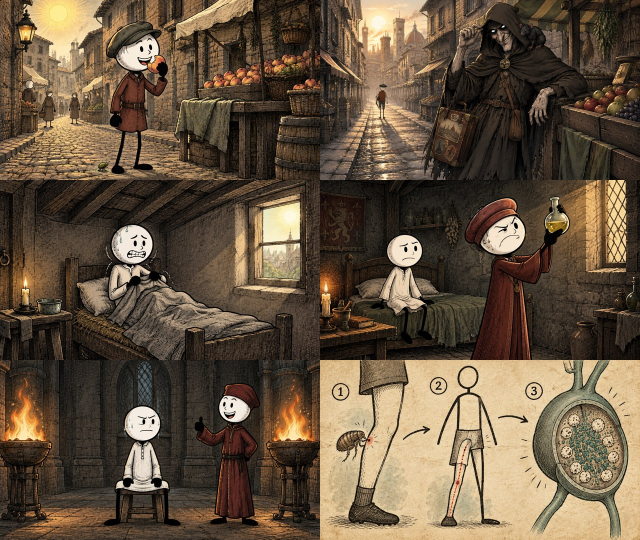
#> input picture channel/diseases/whatif02_plague/style_test_v2.jpg, 1280 x 1080 px (shown at 1/2 size)
$ python -i make_thumbs_v5.py   (imports and definitions only)
#> lines starting #> are read from the running program, lines starting #| are printed output that depends on the picture
"""Обложки v5 — новый формат для длинных роликов: фото, без Михалыча и без рисованного стиля канала.

Пользователь (11 нояб): «У нас обложки не вытягивают. Может вообще поменять формат — сделать без Михалыча и нашего
стиля. Попробуй для воды и жигулей».
Формат:
  - база — фотореалистичный кадр (gpt_image_2_5 medium, 2k): один крупный предмет-крючок или живое лицо с эмоцией,
    предмет заполняет кадр, треть кадра спокойная под текст;
  - текст 2–4 слова: узкий Oswald 700 капсом, белое + ключевое слово жёлтым, толстая чёрная обводка и тень;
  - плашки-цифры («40 ЛЕТ» зелёная, «5 ЛЕТ» красная) для сравнений;
  - один красный акцент: стрелка или кружок на главном;
  - цвет сочнее и контрастнее, края темнее; правый нижний угол свободен (счётчик длительности YouTube).

    python3 make_thumbs_v5.py <папка ролика> [имена] → <папка>/thumb/out5/thumb_<имя>.jpg и <папка>/thumb/sheet5.jpg
Базы — <папка>/thumb/base5/<база>.png.
"""
import os, sys, math
from PIL import Image, ImageDraw, ImageFont, ImageEnhance, ImageFilter

HERE = os.path.dirname(os.path.abspath(__file__))
FONT = os.path.join(HERE, 'Oswald_wght_700.ttf')
W, H = 1280, 720
WHITE, YELLOW, BLACK, RED, GREEN = (255, 255, 255), (255, 214, 0), (12, 12, 16), (226, 30, 38), (22, 163, 74)


def photo(path, x0=0, y0=0, z=1.0, sat=1.15, con=1.1, vign=0.8):
    """Фото-база → 1280×720 с наездом (окно 1280/z × 720/z от (x0, y0) в координатах 1280×720), сочнее и с виньеткой."""
#> called with x0 = 0, y0 = 0, z = 1, sat = 1.15, con = 1.1, vign = 0.8
    im = Image.open(path).convert('RGB')
#> im is the input picture: PIL image 1280x1080 RGB; mean R, G, B 101.9, 84.9, 65
    im = im.crop((0, (im.height - im.width * 9 // 16) // 2, im.width, (im.height + im.width * 9 // 16) // 2))
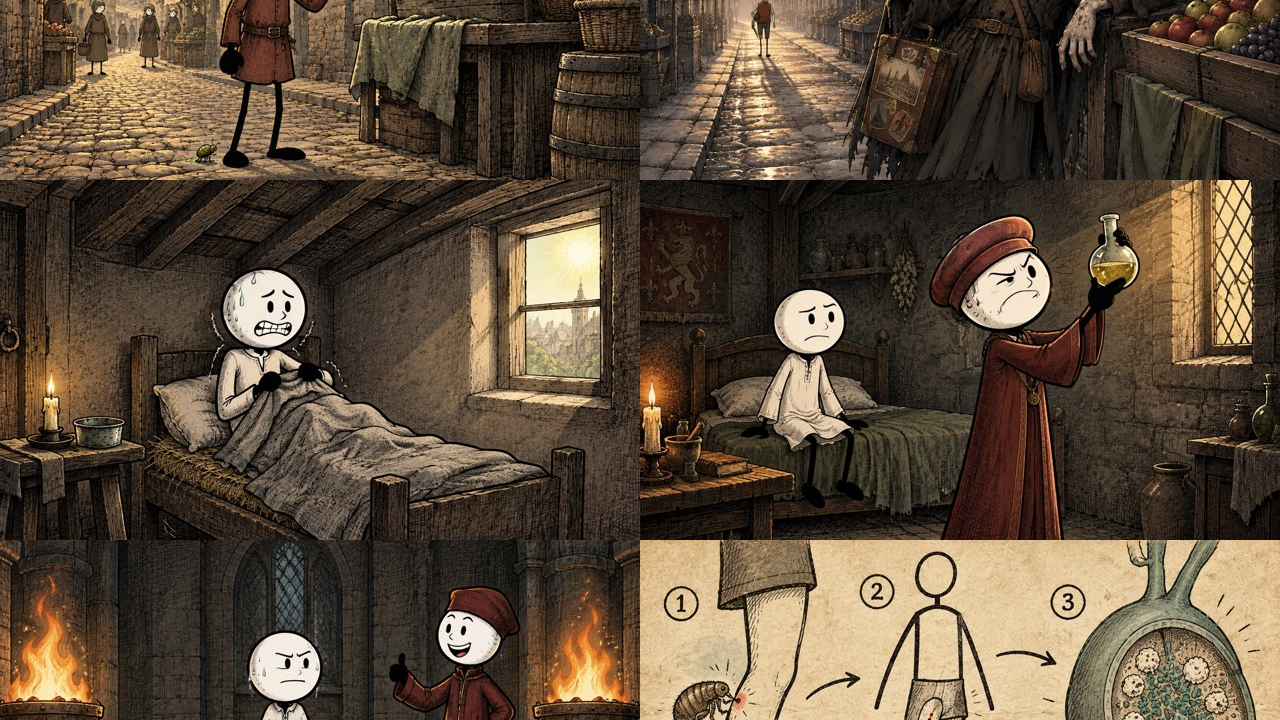
#> im: PIL image 1280x720 RGB; mean R, G, B 93.5, 77.6, 59.7
    k = im.width / W
#> k = 1
    im = im.crop((int(x0 * k), int(y0 * k), int((x0 + W / z) * k), int((y0 + H / z) * k))).resize((W, H), Image.LANCZOS)
    im = ImageEnhance.Color(im).enhance(sat); im = ImageEnhance.Contrast(im).enhance(con)
    im = im.filter(ImageFilter.UnsharpMask(radius=2, percent=50, threshold=2))
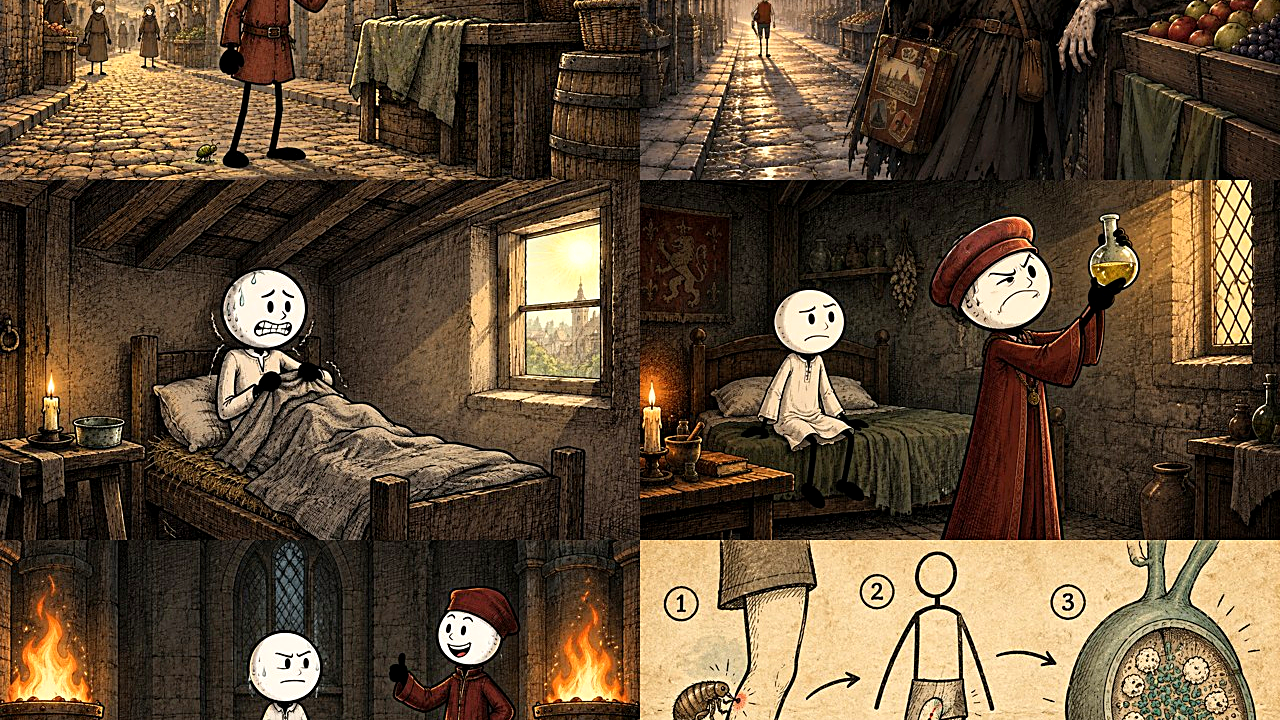
#> im: PIL image 1280x720 RGB; mean R, G, B 95.8, 76.9, 55.2
    m = Image.new('L', (W, H), 0); ImageDraw.Draw(m).ellipse([-W * 0.25, -H * 0.35, W * 1.25, H * 1.35], fill=255)
#> after `m = Image.new('L', (W, H), 0)`: m: PIL image 1280x720 L; every value is 0
#> after `ImageDraw.Draw(m).ellipse([-W * 0.25, -H * 0.35, W * 1.25, H * 1.35], `: m: PIL image 1280x720 L; every value is 255
    m = m.filter(ImageFilter.GaussianBlur(160))
    return Image.composite(im, ImageEnhance.Brightness(im).enhance(vign), m)


# [55 lines left out: functions _fit, text_block, plate, ring, arrow, not called in this run]


def put(im, layer, x, y):
    out = im.convert('RGBA'); out.alpha_composite(layer, (int(x), int(y))); return out.convert('RGB')


def B(proj, name): return os.path.join(proj, 'thumb', 'base5', name + '.png')


# ---------- обложки по роликам: имя → функция(папка ролика) ----------
# [43 lines left out: functions water_pour, water_nozzle, water_face, water_jar, zhig_vs, zhig_rust and 2 more, not called in this run]


SPECS = {
    'water': {'pour': water_pour, 'nozzle': water_nozzle, 'face': water_face, 'jar': water_jar},
    'disposable': {'vs': zhig_vs, 'rust': zhig_rust, 'grandpa': zhig_grandpa, 'bin': zhig_bin},
}

# [14 lines not run here, left out]

>>> result = photo('../../../../../channel/diseases/whatif02_plague/style_test_v2.jpg')
